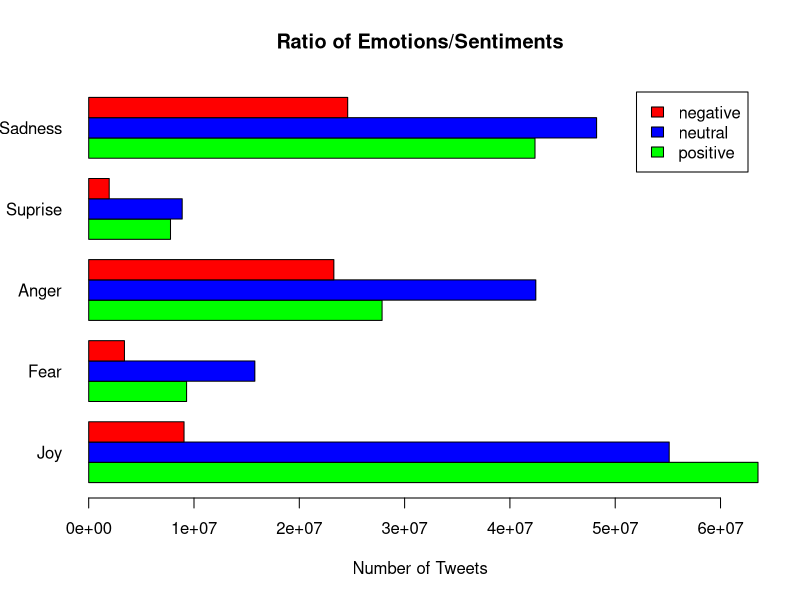

Write R code to recreate this figure.
nb_tweet_analysed = 383623424

positive = c(63559579, 9296846, 27861247, 7768707, 42382993)
neutral = c(55127659, 15777833, 42460015, 8879626, 48232835)
negative = c(9054496, 3395622, 23281712, 1948578, 24595676)

tab = rbind(positive,neutral,negative)

colnames(tab) = c("joy","fear","anger","surprise","sadness")



JoyPositive = tab[1][1] / sum(tab[,1]) * 100
JoyNegative = tab[3][1] / sum(tab[,1]) * 100

FearNeutral = tab[2,2] / sum(tab[,2]) * 100
FearNeutral

AngerNeutral = tab[2,3] / sum(tab[,3]) * 100
AngerNeutral

SurpriseNegative = tab[3,4] / sum(tab[,4]) * 100
SurpriseNegative

SurpriseNeutral = tab[2,4] / sum(tab[,4]) * 100
SurpriseNeutral

SadnessPositive = tab[1,5] / sum(tab[,5]) * 100
SadnessPositive

SadnessNeutral = tab[2,5] / sum(tab[,5]) * 100
SadnessNeutral

SadnessNegative = tab[3,5] / sum(tab[,5]) * 100
SadnessNegative

TotalJoyTweets = sum(tab[,1]) / nb_tweet_analysed * 100
TotalJoyTweets

TotalFearTweets = sum(tab[,2]) / nb_tweet_analysed * 100
TotalFearTweets

TotalAngerTweets = sum(tab[,3]) / nb_tweet_analysed * 100
TotalAngerTweets

TotalSurpriseTweets = sum(tab[,4]) / nb_tweet_analysed * 100
TotalSurpriseTweets

TotalSadnessTweets = sum(tab[,5]) / nb_tweet_analysed * 100
TotalSadnessTweets

vecTotal = c(TotalJoyTweets,TotalFearTweets,TotalAngerTweets,TotalSurpriseTweets,TotalSadnessTweets)
dataForplot = data.frame(tab)
dataForplot

l=c("Joy/Positive","Joy/Neutral","Joy/Negative",
    "Fear/Positive","Fear/Neutral","Fear/Negative",
    "Anger/Positive","Anger/Neutral","Anger/Negative",
    "Surprise/Positive","Suprise/Neutral","Suprise/Negative",
    "Sadness/Positive","Sadness/Neutral","Sadness/Negative"
    )

couleur=c("#ec2318","#abd8e1","#e42fa5",
    "#28f334","#1120af","#fba9a9",
    "#7fa382","#6e6a4c","#fa4e0c",
    "#10783b","#330977","#beaf9B",
    "#30b0fc","#1226e2","#d9c2bf"
)

pct <- round(tab/sum(tab)*100)

lbls <- paste(l, pct) # add percents to labels 

lbls <- paste(lbls,"%",sep="") # ad % to labels 

barplot(tab,horiz=TRUE,las=1,xlab="Number of Tweets",names.arg=c("Joy","Fear","Anger","Suprise","Sadness"),col = c("green","blue","red"),main = "Ratio of Emotions/Sentiments",legend = rownames(tab),beside=TRUE)

